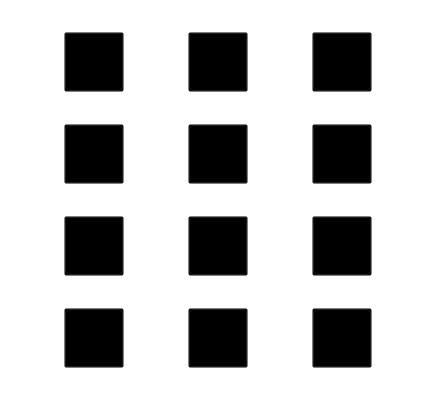
<?xml version="1.0" encoding="UTF-8"?>
<ui version="4.0">
 <class>MyNumberKeyboardWid</class>
 <widget class="QWidget" name="MyNumberKeyboardWid">
  <property name="geometry">
   <rect>
    <x>0</x>
    <y>0</y>
    <width>438</width>
    <height>404</height>
   </rect>
  </property>
  <property name="windowTitle">
   <string>Form</string>
  </property>
  <property name="styleSheet">
   <string notr="true">background-color: transparent;


</string>
  </property>
  <layout class="QGridLayout" name="gridLayout">
   <property name="sizeConstraint">
    <enum>QLayout::SetDefaultConstraint</enum>
   </property>
   <property name="leftMargin">
    <number>0</number>
   </property>
   <property name="topMargin">
    <number>0</number>
   </property>
   <property name="rightMargin">
    <number>0</number>
   </property>
   <property name="bottomMargin">
    <number>0</number>
   </property>
   <property name="spacing">
    <number>0</number>
   </property>
   <item row="3" column="0">
    <widget class="QPushButton" name="pushButton_space">
     <property name="minimumSize">
      <size>
       <width>60</width>
       <height>60</height>
      </size>
     </property>
     <property name="maximumSize">
      <size>
       <width>60</width>
       <height>60</height>
      </size>
     </property>
     <property name="font">
      <font>
       <pointsize>1</pointsize>
      </font>
     </property>
     <property name="text">
      <string>space</string>
     </property>
     <property name="iconSize">
      <size>
       <width>58</width>
       <height>58</height>
      </size>
     </property>
    </widget>
   </item>
   <item row="3" column="1">
    <widget class="QPushButton" name="pushButton_0">
     <property name="minimumSize">
      <size>
       <width>60</width>
       <height>60</height>
      </size>
     </property>
     <property name="maximumSize">
      <size>
       <width>60</width>
       <height>60</height>
      </size>
     </property>
     <property name="font">
      <font>
       <pointsize>1</pointsize>
      </font>
     </property>
     <property name="text">
      <string>0</string>
     </property>
     <property name="icon">
      <iconset resource="../../images.qrc">
       <normaloff>:/new/prefix1/image/number/number20.png</normaloff>:/new/prefix1/image/number/number20.png</iconset>
     </property>
     <property name="iconSize">
      <size>
       <width>58</width>
       <height>58</height>
      </size>
     </property>
    </widget>
   </item>
   <item row="0" column="2">
    <widget class="QPushButton" name="pushButton_3">
     <property name="minimumSize">
      <size>
       <width>60</width>
       <height>60</height>
      </size>
     </property>
     <property name="maximumSize">
      <size>
       <width>60</width>
       <height>60</height>
      </size>
     </property>
     <property name="font">
      <font>
       <pointsize>1</pointsize>
      </font>
     </property>
     <property name="text">
      <string>3</string>
     </property>
     <property name="icon">
      <iconset resource="../../images.qrc">
       <normaloff>:/new/prefix1/image/number/number13.png</normaloff>:/new/prefix1/image/number/number13.png</iconset>
     </property>
     <property name="iconSize">
      <size>
       <width>58</width>
       <height>58</height>
      </size>
     </property>
    </widget>
   </item>
   <item row="2" column="0">
    <widget class="QPushButton" name="pushButton_7">
     <property name="minimumSize">
      <size>
       <width>60</width>
       <height>60</height>
      </size>
     </property>
     <property name="maximumSize">
      <size>
       <width>60</width>
       <height>60</height>
      </size>
     </property>
     <property name="font">
      <font>
       <pointsize>1</pointsize>
      </font>
     </property>
     <property name="text">
      <string>7</string>
     </property>
     <property name="icon">
      <iconset resource="../../images.qrc">
       <normaloff>:/new/prefix1/image/number/number17.png</normaloff>:/new/prefix1/image/number/number17.png</iconset>
     </property>
     <property name="iconSize">
      <size>
       <width>58</width>
       <height>58</height>
      </size>
     </property>
    </widget>
   </item>
   <item row="1" column="0">
    <widget class="QPushButton" name="pushButton_4">
     <property name="minimumSize">
      <size>
       <width>60</width>
       <height>60</height>
      </size>
     </property>
     <property name="maximumSize">
      <size>
       <width>60</width>
       <height>60</height>
      </size>
     </property>
     <property name="font">
      <font>
       <pointsize>1</pointsize>
      </font>
     </property>
     <property name="text">
      <string>4</string>
     </property>
     <property name="icon">
      <iconset resource="../../images.qrc">
       <normaloff>:/new/prefix1/image/number/number14.png</normaloff>:/new/prefix1/image/number/number14.png</iconset>
     </property>
     <property name="iconSize">
      <size>
       <width>58</width>
       <height>58</height>
      </size>
     </property>
    </widget>
   </item>
   <item row="1" column="1">
    <widget class="QPushButton" name="pushButton_5">
     <property name="minimumSize">
      <size>
       <width>60</width>
       <height>60</height>
      </size>
     </property>
     <property name="maximumSize">
      <size>
       <width>60</width>
       <height>60</height>
      </size>
     </property>
     <property name="font">
      <font>
       <pointsize>1</pointsize>
      </font>
     </property>
     <property name="text">
      <string>5</string>
     </property>
     <property name="icon">
      <iconset resource="../../images.qrc">
       <normaloff>:/new/prefix1/image/number/number15.png</normaloff>:/new/prefix1/image/number/number15.png</iconset>
     </property>
     <property name="iconSize">
      <size>
       <width>58</width>
       <height>58</height>
      </size>
     </property>
    </widget>
   </item>
   <item row="2" column="2">
    <widget class="QPushButton" name="pushButton_9">
     <property name="minimumSize">
      <size>
       <width>60</width>
       <height>60</height>
      </size>
     </property>
     <property name="maximumSize">
      <size>
       <width>60</width>
       <height>60</height>
      </size>
     </property>
     <property name="font">
      <font>
       <pointsize>1</pointsize>
      </font>
     </property>
     <property name="text">
      <string>9</string>
     </property>
     <property name="icon">
      <iconset resource="../../images.qrc">
       <normaloff>:/new/prefix1/image/number/number19.png</normaloff>:/new/prefix1/image/number/number19.png</iconset>
     </property>
     <property name="iconSize">
      <size>
       <width>58</width>
       <height>58</height>
      </size>
     </property>
    </widget>
   </item>
   <item row="0" column="0">
    <widget class="QPushButton" name="pushButton_1">
     <property name="minimumSize">
      <size>
       <width>60</width>
       <height>60</height>
      </size>
     </property>
     <property name="maximumSize">
      <size>
       <width>60</width>
       <height>60</height>
      </size>
     </property>
     <property name="font">
      <font>
       <pointsize>1</pointsize>
      </font>
     </property>
     <property name="text">
      <string>1</string>
     </property>
     <property name="icon">
      <iconset resource="../../images.qrc">
       <normaloff>:/new/prefix1/image/number/number11.png</normaloff>:/new/prefix1/image/number/number11.png</iconset>
     </property>
     <property name="iconSize">
      <size>
       <width>58</width>
       <height>58</height>
      </size>
     </property>
     <property name="flat">
      <bool>false</bool>
     </property>
    </widget>
   </item>
   <item row="0" column="1">
    <widget class="QPushButton" name="pushButton_2">
     <property name="minimumSize">
      <size>
       <width>60</width>
       <height>60</height>
      </size>
     </property>
     <property name="maximumSize">
      <size>
       <width>60</width>
       <height>60</height>
      </size>
     </property>
     <property name="font">
      <font>
       <pointsize>1</pointsize>
      </font>
     </property>
     <property name="layoutDirection">
      <enum>Qt::LeftToRight</enum>
     </property>
     <property name="autoFillBackground">
      <bool>false</bool>
     </property>
     <property name="text">
      <string>2</string>
     </property>
     <property name="icon">
      <iconset resource="../../images.qrc">
       <normaloff>:/new/prefix1/image/number/number12.png</normaloff>:/new/prefix1/image/number/number12.png</iconset>
     </property>
     <property name="iconSize">
      <size>
       <width>58</width>
       <height>58</height>
      </size>
     </property>
    </widget>
   </item>
   <item row="1" column="2">
    <widget class="QPushButton" name="pushButton_6">
     <property name="minimumSize">
      <size>
       <width>60</width>
       <height>60</height>
      </size>
     </property>
     <property name="maximumSize">
      <size>
       <width>60</width>
       <height>60</height>
      </size>
     </property>
     <property name="font">
      <font>
       <pointsize>1</pointsize>
      </font>
     </property>
     <property name="text">
      <string>6</string>
     </property>
     <property name="icon">
      <iconset resource="../../images.qrc">
       <normaloff>:/new/prefix1/image/number/number16.png</normaloff>:/new/prefix1/image/number/number16.png</iconset>
     </property>
     <property name="iconSize">
      <size>
       <width>58</width>
       <height>58</height>
      </size>
     </property>
    </widget>
   </item>
   <item row="2" column="1">
    <widget class="QPushButton" name="pushButton_8">
     <property name="minimumSize">
      <size>
       <width>60</width>
       <height>60</height>
      </size>
     </property>
     <property name="maximumSize">
      <size>
       <width>60</width>
       <height>60</height>
      </size>
     </property>
     <property name="font">
      <font>
       <pointsize>1</pointsize>
      </font>
     </property>
     <property name="text">
      <string>8</string>
     </property>
     <property name="icon">
      <iconset resource="../../images.qrc">
       <normaloff>:/new/prefix1/image/number/number18.png</normaloff>:/new/prefix1/image/number/number18.png</iconset>
     </property>
     <property name="iconSize">
      <size>
       <width>58</width>
       <height>58</height>
      </size>
     </property>
    </widget>
   </item>
   <item row="3" column="2">
    <widget class="QPushButton" name="pushButton_delate">
     <property name="minimumSize">
      <size>
       <width>60</width>
       <height>60</height>
      </size>
     </property>
     <property name="maximumSize">
      <size>
       <width>60</width>
       <height>60</height>
      </size>
     </property>
     <property name="font">
      <font>
       <pointsize>1</pointsize>
      </font>
     </property>
     <property name="text">
      <string>delate</string>
     </property>
     <property name="icon">
      <iconset resource="../../images.qrc">
       <normaloff>:/new/prefix1/image/number/backspace.png</normaloff>:/new/prefix1/image/number/backspace.png</iconset>
     </property>
     <property name="iconSize">
      <size>
       <width>56</width>
       <height>57</height>
      </size>
     </property>
     <property name="default">
      <bool>false</bool>
     </property>
    </widget>
   </item>
  </layout>
 </widget>
 <resources>
  <include location="../../images.qrc"/>
 </resources>
 <connections/>
</ui>
